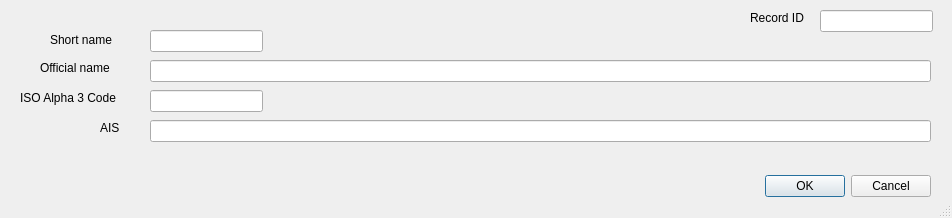
<?xml version="1.0" encoding="UTF-8"?>
<ui version="4.0">
 <class>Dialog</class>
 <widget class="QDialog" name="Dialog">
  <property name="geometry">
   <rect>
    <x>0</x>
    <y>0</y>
    <width>952</width>
    <height>218</height>
   </rect>
  </property>
  <property name="contextMenuPolicy">
   <enum>Qt::NoContextMenu</enum>
  </property>
  <property name="windowTitle">
   <string>Country</string>
  </property>
  <property name="sizeGripEnabled">
   <bool>true</bool>
  </property>
  <widget class="QDialogButtonBox" name="buttonBox">
   <property name="geometry">
    <rect>
     <x>590</x>
     <y>170</y>
     <width>341</width>
     <height>32</height>
    </rect>
   </property>
   <property name="orientation">
    <enum>Qt::Horizontal</enum>
   </property>
   <property name="standardButtons">
    <set>QDialogButtonBox::Cancel|QDialogButtonBox::Ok</set>
   </property>
  </widget>
  <widget class="QLineEdit" name="ctry_id">
   <property name="geometry">
    <rect>
     <x>820</x>
     <y>10</y>
     <width>113</width>
     <height>22</height>
    </rect>
   </property>
   <property name="readOnly">
    <bool>true</bool>
   </property>
  </widget>
  <widget class="QLineEdit" name="official_name">
   <property name="geometry">
    <rect>
     <x>150</x>
     <y>60</y>
     <width>781</width>
     <height>22</height>
    </rect>
   </property>
  </widget>
  <widget class="QLineEdit" name="iso_alpha3">
   <property name="geometry">
    <rect>
     <x>150</x>
     <y>90</y>
     <width>113</width>
     <height>22</height>
    </rect>
   </property>
  </widget>
  <widget class="QLineEdit" name="short_name">
   <property name="geometry">
    <rect>
     <x>150</x>
     <y>30</y>
     <width>113</width>
     <height>22</height>
    </rect>
   </property>
  </widget>
  <widget class="QLineEdit" name="ais_webpage">
   <property name="geometry">
    <rect>
     <x>150</x>
     <y>120</y>
     <width>781</width>
     <height>22</height>
    </rect>
   </property>
  </widget>
  <widget class="QLabel" name="AIS">
   <property name="geometry">
    <rect>
     <x>100</x>
     <y>120</y>
     <width>21</width>
     <height>16</height>
    </rect>
   </property>
   <property name="text">
    <string>AIS</string>
   </property>
  </widget>
  <widget class="QLabel" name="label">
   <property name="geometry">
    <rect>
     <x>50</x>
     <y>30</y>
     <width>71</width>
     <height>20</height>
    </rect>
   </property>
   <property name="text">
    <string>Short name</string>
   </property>
  </widget>
  <widget class="QLabel" name="label_2">
   <property name="geometry">
    <rect>
     <x>40</x>
     <y>60</y>
     <width>81</width>
     <height>16</height>
    </rect>
   </property>
   <property name="text">
    <string>Official name</string>
   </property>
  </widget>
  <widget class="QLabel" name="label_3">
   <property name="geometry">
    <rect>
     <x>20</x>
     <y>90</y>
     <width>101</width>
     <height>16</height>
    </rect>
   </property>
   <property name="text">
    <string>ISO Alpha 3 Code</string>
   </property>
  </widget>
  <widget class="QLabel" name="label_4">
   <property name="geometry">
    <rect>
     <x>750</x>
     <y>10</y>
     <width>55</width>
     <height>16</height>
    </rect>
   </property>
   <property name="text">
    <string>Record ID</string>
   </property>
  </widget>
 </widget>
 <resources/>
 <connections>
  <connection>
   <sender>buttonBox</sender>
   <signal>accepted()</signal>
   <receiver>Dialog</receiver>
   <slot>accept()</slot>
   <hints>
    <hint type="sourcelabel">
     <x>248</x>
     <y>254</y>
    </hint>
    <hint type="destinationlabel">
     <x>157</x>
     <y>274</y>
    </hint>
   </hints>
  </connection>
  <connection>
   <sender>buttonBox</sender>
   <signal>rejected()</signal>
   <receiver>Dialog</receiver>
   <slot>reject()</slot>
   <hints>
    <hint type="sourcelabel">
     <x>316</x>
     <y>260</y>
    </hint>
    <hint type="destinationlabel">
     <x>286</x>
     <y>274</y>
    </hint>
   </hints>
  </connection>
 </connections>
</ui>
